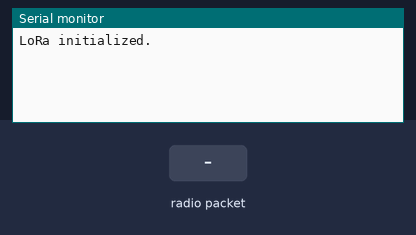
Bench run of a sketch on a simulated Arduino Uno, built with avr-gcc and run on an emulated ATmega328P. On the bench: the last lines printed to the serial monitor. The test bench sets the inputs (shaded band). No radio packets arrive unless stated.

Above: at 1.2 s.
1.3 s: radio packet "1" arrives
At 3.1 s:
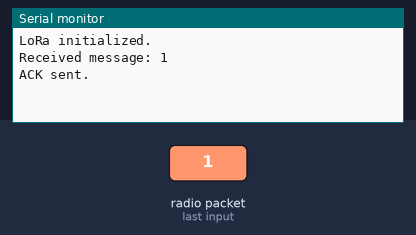
3.8 s: radio packet "0" arrives
At 4.86 s:
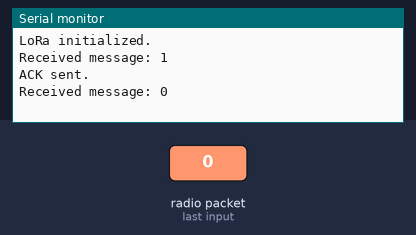
5.3 s: radio packet "2" arrives
At 7.3 s:
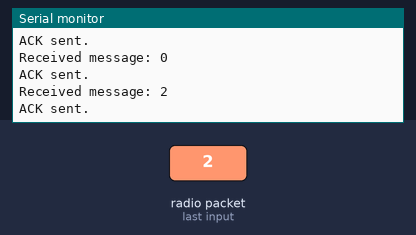

The sketch:

LoRa_implementation_Receiver.ino
```cpp
#include <SPI.h>
#include <LoRa.h>

// Define LoRa pins for ESP12F (ESP8266)
#define SS 15
#define RST -1  // Not used with ESP8266, set to -1
#define DIO0 5

void setup() {
  Serial.begin(9600);
  LoRa.setPins(SS, RST, DIO0);

  if (!LoRa.begin(915E6)) {
    Serial.println("LoRa init failed!");
    while (1);
  }

  LoRa.setSignalBandwidth(125E3);  // Optimize for lower bandwidth (125 kHz)
  LoRa.setSpreadingFactor(12);     // Max spreading factor for better range
  Serial.println("LoRa initialized.");
}

void loop() {
  int packetSize = LoRa.parsePacket();

  if (packetSize) {
    // Received a packet
    String receivedMessage = LoRa.readString();
    Serial.println("Received message: " + receivedMessage);

    // Send ACK back to the sender
    LoRa.beginPacket();
    LoRa.print("ACK");
    LoRa.endPacket();
    Serial.println("ACK sent.");
  }
}
```

Measured:
- after the input at 1.3 s, the serial monitor: prints a new line after 1.0 s (image 1)
- after the input at 3.8 s, the serial monitor: prints a new line after 1.0 s (image 2)
- after the input at 5.3 s, the serial monitor: prints a new line after 1.0 s (image 3)
